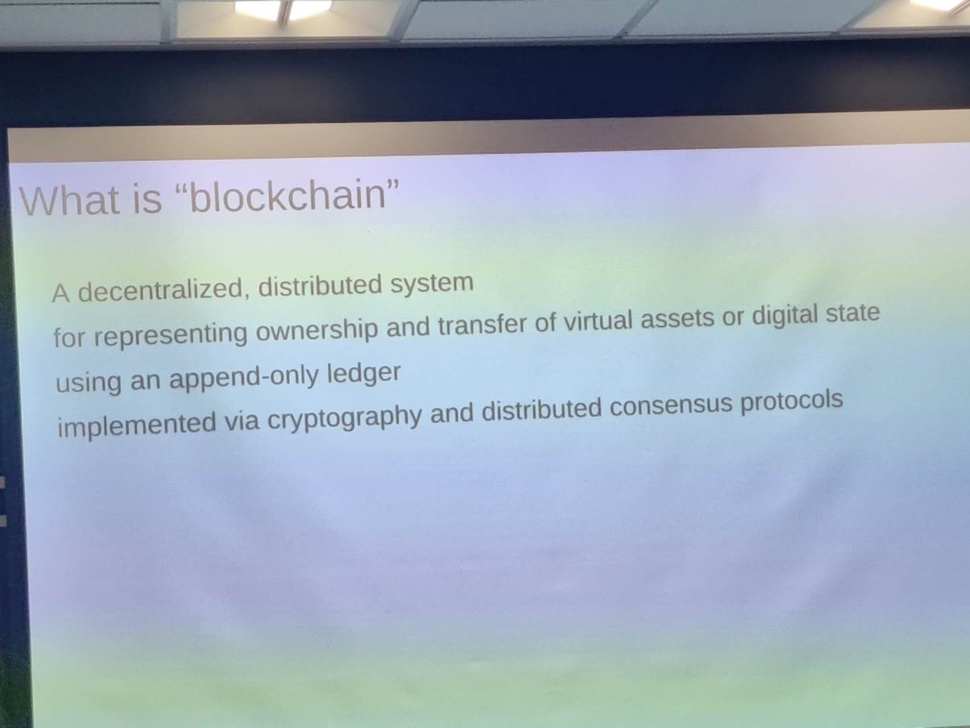
#> input picture test_image.jpg, 970 x 728 px, shrunk from 1706 x 1280 before the run
$ python image_text.py
#> lines starting #> are read from the running program, lines starting #| are printed output that depends on the picture; after the words box and inside, x2 and y2 are one past the last pixel; in counts of white or black regions, pixels touching at a corner belong together
import cv2
import pytesseract
import numpy as np

#import pytesseract

# Set the path to Tesseract (check with `which tesseract`)
pytesseract.pytesseract.tesseract_cmd = "/usr/bin/tesseract"

# Configure Tesseract Path (Windows Users may need to set this)
# pytesseract.pytesseract.tesseract_cmd = r"C:\Program Files\Tesseract-OCR\tesseract.exe"

def preprocess_image(image_path):
    """Preprocess image to enhance OCR accuracy"""
#> called with image_path = 'test_image.jpg'
    image = cv2.imread(image_path)
#> image is the input picture: shape (728, 970, 3); mean B, G, R 182.9, 170, 156.1
    gray = cv2.cvtColor(image, cv2.COLOR_BGR2GRAY)
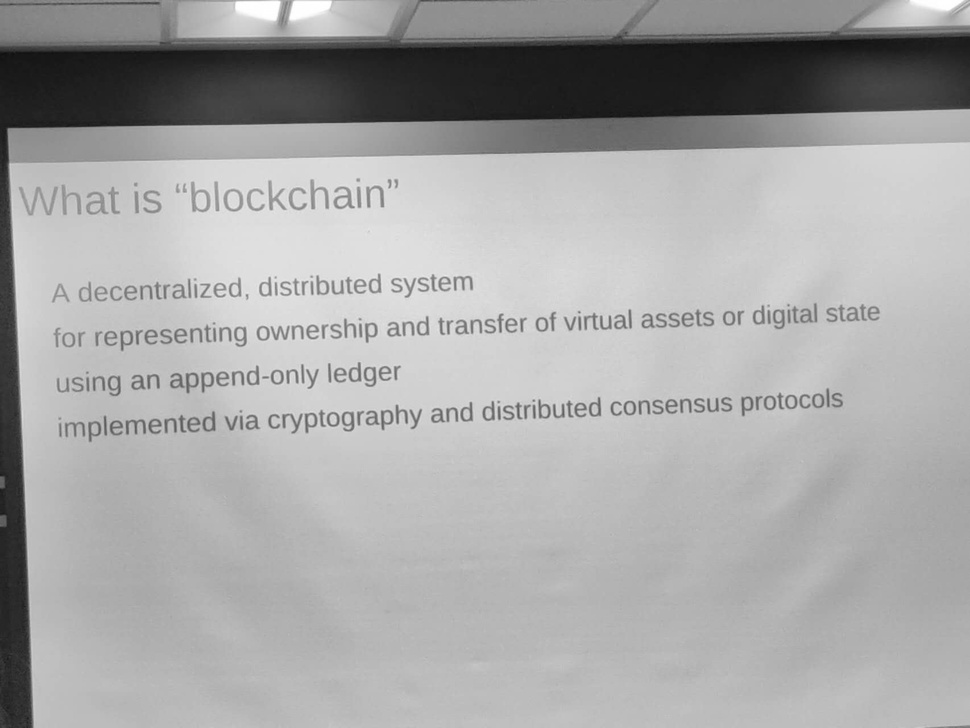
#> gray: shape (728, 970); min 15, max 255, mean 167.3
    _, binary = cv2.threshold(gray, 150, 255, cv2.THRESH_BINARY + cv2.THRESH_OTSU)
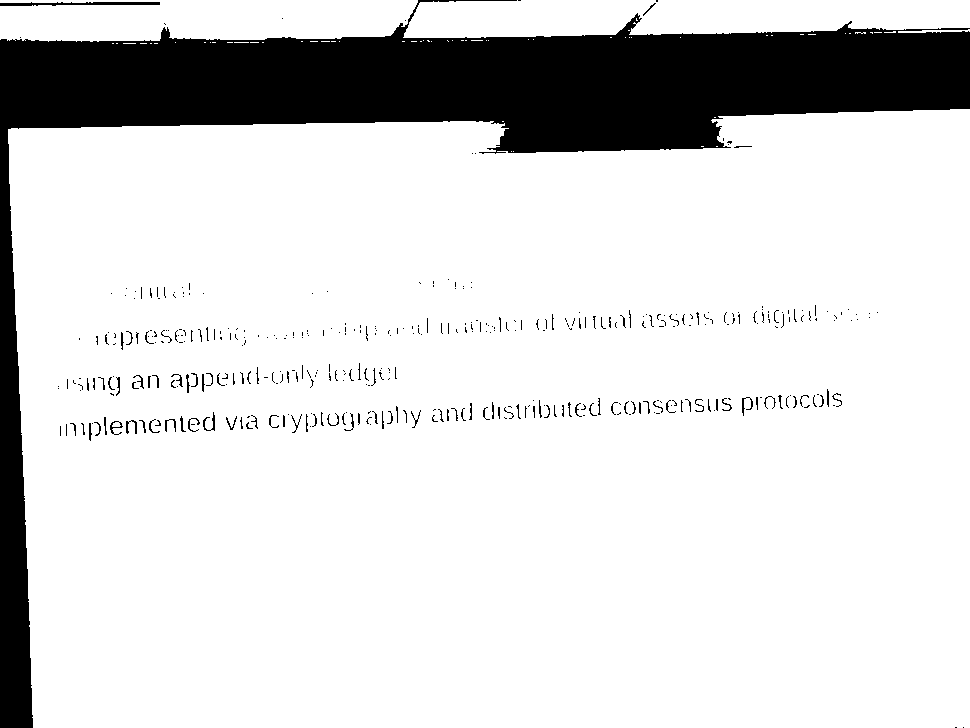
#> binary: shape (728, 970); 85% white; 399 black regions (311 under 20 px), largest, box (x1, y1, x2, y2) and area: (0, 0, 970, 728) 101346, (0, 2, 160, 6) 435, (203, 412, 215, 431) 74
    return binary

def extract_text(image_path):
    """Extracts text while trying to maintain formatting"""
    processed_image = preprocess_image(image_path)
    custom_config = r'--oem 3 --psm 6'  # OCR Engine Mode and Page Segmentation Mode
#> (the run stopped early here; a loop or call above may not have finished)
